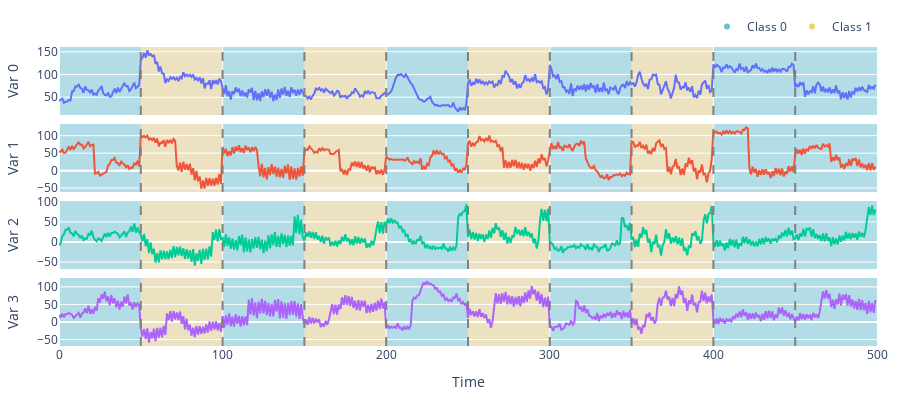

Here is the notebook cell this chart was saved with:
### Code cell
# Only the first 4 variables are plotted here since the whole dataset has 28
fig = plot_classification_dataset(
    datasets["FingerMovements"]["train"]["samples"][:10, :, :4].numpy(),
    datasets["FingerMovements"]["train"]["labels"][:10].numpy(),
)
fig

### Figure 1 — Plotly figure (JSON) as saved in the notebook; plotly's stock layout.template omitted (floating-point values rounded to 4 significant figures; data arrays with more than 128 entries replaced by an {"elided": "..."} marker saying what was removed)
{"data": [{"mode": "lines", "name": "Var 0", "showlegend": false, "type": "scatter", "x": {"elided": "500 int values"}, "xaxis": "x", "y": {"elided": "500 float values"}, "yaxis": "y"}, {"mode": "lines", "name": "Var 1", "showlegend": false, "type": "scatter", "x": {"elided": "500 int values"}, "xaxis": "x2", "y": {"elided": "500 float values"}, "yaxis": "y2"}, {"mode": "lines", "name": "Var 2", "showlegend": false, "type": "scatter", "x": {"elided": "500 int values"}, "xaxis": "x3", "y": {"elided": "500 float values"}, "yaxis": "y3"}, {"mode": "lines", "name": "Var 3", "showlegend": false, "type": "scatter", "x": {"elided": "500 int values"}, "xaxis": "x4", "y": {"elided": "500 float values"}, "yaxis": "y4"}, {"marker": {"color": "rgb(102, 197, 204)"}, "mode": "markers", "name": "Class 0", "showlegend": true, "type": "scatter", "x": [null], "y": [null]}, {"marker": {"color": "rgb(246, 207, 113)"}, "mode": "markers", "name": "Class 1", "showlegend": true, "type": "scatter", "x": [null], "y": [null]}], "layout": {"height": 400, "legend": {"orientation": "h", "x": 1, "xanchor": "right", "y": 1.02, "yanchor": "bottom"}, "margin": {"b": 30, "l": 15, "r": 15, "t": 30}, "shapes": [{"fillcolor": "rgb(102, 197, 204)", "layer": "below", "line": {"width": 0}, "name": "Class 0", "opacity": 0.4, "showlegend": false, "type": "rect", "x0": 0, "x1": 50, "xref": "x", "y0": 0, "y1": 1, "yref": "y domain"}, {"fillcolor": "rgb(102, 197, 204)", "layer": "below", "line": {"width": 0}, "name": "Class 0", "opacity": 0.4, "showlegend": false, "type": "rect", "x0": 0, "x1": 50, "xref": "x2", "y0": 0, "y1": 1, "yref": "y2 domain"}, {"fillcolor": "rgb(102, 197, 204)", "layer": "below", "line": {"width": 0}, "name": "Class 0", "opacity": 0.4, "showlegend": false, "type": "rect", "x0": 0, "x1": 50, "xref": "x3", "y0": 0, "y1": 1, "yref": "y3 domain"}, {"fillcolor": "rgb(102, 197, 204)", "layer": "below", "line": {"width": 0}, "name": "Class 0", "opacity": 0.4, "showlegend": false, "type": "rect", "x0": 0, "x1": 50, "xref": "x4", "y0": 0, "y1": 1, "yref": "y4 domain"}, {"fillcolor": "rgb(246, 207, 113)", "layer": "below", "line": {"width": 0}, "name": "Class 1", "opacity": 0.4, "showlegend": false, "type": "rect", "x0": 50, "x1": 100, "xref": "x", "y0": 0, "y1": 1, "yref": "y domain"}, {"fillcolor": "rgb(246, 207, 113)", "layer": "below", "line": {"width": 0}, "name": "Class 1", "opacity": 0.4, "showlegend": false, "type": "rect", "x0": 50, "x1": 100, "xref": "x2", "y0": 0, "y1": 1, "yref": "y2 domain"}, {"fillcolor": "rgb(246, 207, 113)", "layer": "below", "line": {"width": 0}, "name": "Class 1", "opacity": 0.4, "showlegend": false, "type": "rect", "x0": 50, "x1": 100, "xref": "x3", "y0": 0, "y1": 1, "yref": "y3 domain"}, {"fillcolor": "rgb(246, 207, 113)", "layer": "below", "line": {"width": 0}, "name": "Class 1", "opacity": 0.4, "showlegend": false, "type": "rect", "x0": 50, "x1": 100, "xref": "x4", "y0": 0, "y1": 1, "yref": "y4 domain"}, {"line": {"color": "gray", "dash": "dash"}, "type": "line", "x0": 50, "x1": 50, "xref": "x", "y0": 0, "y1": 1, "yref": "y domain"}, {"line": {"color": "gray", "dash": "dash"}, "type": "line", "x0": 50, "x1": 50, "xref": "x2", "y0": 0, "y1": 1, "yref": "y2 domain"}, {"line": {"color": "gray", "dash": "dash"}, "type": "line", "x0": 50, "x1": 50, "xref": "x3", "y0": 0, "y1": 1, "yref": "y3 domain"}, {"line": {"color": "gray", "dash": "dash"}, "type": "line", "x0": 50, "x1": 50, "xref": "x4", "y0": 0, "y1": 1, "yref": "y4 domain"}, {"fillcolor": "rgb(102, 197, 204)", "layer": "below", "line": {"width": 0}, "name": "Class 0", "opacity": 0.4, "showlegend": false, "type": "rect", "x0": 100, "x1": 150, "xref": "x", "y0": 0, "y1": 1, "yref": "y domain"}, {"fillcolor": "rgb(102, 197, 204)", "layer": "below", "line": {"width": 0}, "name": "Class 0", "opacity": 0.4, "showlegend": false, "type": "rect", "x0": 100, "x1": 150, "xref": "x2", "y0": 0, "y1": 1, "yref": "y2 domain"}, {"fillcolor": "rgb(102, 197, 204)", "layer": "below", "line": {"width": 0}, "name": "Class 0", "opacity": 0.4, "showlegend": false, "type": "rect", "x0": 100, "x1": 150, "xref": "x3", "y0": 0, "y1": 1, "yref": "y3 domain"}, {"fillcolor": "rgb(102, 197, 204)", "layer": "below", "line": {"width": 0}, "name": "Class 0", "opacity": 0.4, "showlegend": false, "type": "rect", "x0": 100, "x1": 150, "xref": "x4", "y0": 0, "y1": 1, "yref": "y4 domain"}, {"line": {"color": "gray", "dash": "dash"}, "type": "line", "x0": 100, "x1": 100, "xref": "x", "y0": 0, "y1": 1, "yref": "y domain"}, {"line": {"color": "gray", "dash": "dash"}, "type": "line", "x0": 100, "x1": 100, "xref": "x2", "y0": 0, "y1": 1, "yref": "y2 domain"}, {"line": {"color": "gray", "dash": "dash"}, "type": "line", "x0": 100, "x1": 100, "xref": "x3", "y0": 0, "y1": 1, "yref": "y3 domain"}, {"line": {"color": "gray", "dash": "dash"}, "type": "line", "x0": 100, "x1": 100, "xref": "x4", "y0": 0, "y1": 1, "yref": "y4 domain"}, {"fillcolor": "rgb(246, 207, 113)", "layer": "below", "line": {"width": 0}, "name": "Class 1", "opacity": 0.4, "showlegend": false, "type": "rect", "x0": 150, "x1": 200, "xref": "x", "y0": 0, "y1": 1, "yref": "y domain"}, {"fillcolor": "rgb(246, 207, 113)", "layer": "below", "line": {"width": 0}, "name": "Class 1", "opacity": 0.4, "showlegend": false, "type": "rect", "x0": 150, "x1": 200, "xref": "x2", "y0": 0, "y1": 1, "yref": "y2 domain"}, {"fillcolor": "rgb(246, 207, 113)", "layer": "below", "line": {"width": 0}, "name": "Class 1", "opacity": 0.4, "showlegend": false, "type": "rect", "x0": 150, "x1": 200, "xref": "x3", "y0": 0, "y1": 1, "yref": "y3 domain"}, {"fillcolor": "rgb(246, 207, 113)", "layer": "below", "line": {"width": 0}, "name": "Class 1", "opacity": 0.4, "showlegend": false, "type": "rect", "x0": 150, "x1": 200, "xref": "x4", "y0": 0, "y1": 1, "yref": "y4 domain"}, {"line": {"color": "gray", "dash": "dash"}, "type": "line", "x0": 150, "x1": 150, "xref": "x", "y0": 0, "y1": 1, "yref": "y domain"}, {"line": {"color": "gray", "dash": "dash"}, "type": "line", "x0": 150, "x1": 150, "xref": "x2", "y0": 0, "y1": 1, "yref": "y2 domain"}, {"line": {"color": "gray", "dash": "dash"}, "type": "line", "x0": 150, "x1": 150, "xref": "x3", "y0": 0, "y1": 1, "yref": "y3 domain"}, {"line": {"color": "gray", "dash": "dash"}, "type": "line", "x0": 150, "x1": 150, "xref": "x4", "y0": 0, "y1": 1, "yref": "y4 domain"}, {"fillcolor": "rgb(102, 197, 204)", "layer": "below", "line": {"width": 0}, "name": "Class 0", "opacity": 0.4, "showlegend": false, "type": "rect", "x0": 200, "x1": 250, "xref": "x", "y0": 0, "y1": 1, "yref": "y domain"}, {"fillcolor": "rgb(102, 197, 204)", "layer": "below", "line": {"width": 0}, "name": "Class 0", "opacity": 0.4, "showlegend": false, "type": "rect", "x0": 200, "x1": 250, "xref": "x2", "y0": 0, "y1": 1, "yref": "y2 domain"}, {"fillcolor": "rgb(102, 197, 204)", "layer": "below", "line": {"width": 0}, "name": "Class 0", "opacity": 0.4, "showlegend": false, "type": "rect", "x0": 200, "x1": 250, "xref": "x3", "y0": 0, "y1": 1, "yref": "y3 domain"}, {"fillcolor": "rgb(102, 197, 204)", "layer": "below", "line": {"width": 0}, "name": "Class 0", "opacity": 0.4, "showlegend": false, "type": "rect", "x0": 200, "x1": 250, "xref": "x4", "y0": 0, "y1": 1, "yref": "y4 domain"}, {"line": {"color": "gray", "dash": "dash"}, "type": "line", "x0": 200, "x1": 200, "xref": "x", "y0": 0, "y1": 1, "yref": "y domain"}, {"line": {"color": "gray", "dash": "dash"}, "type": "line", "x0": 200, "x1": 200, "xref": "x2", "y0": 0, "y1": 1, "yref": "y2 domain"}, {"line": {"color": "gray", "dash": "dash"}, "type": "line", "x0": 200, "x1": 200, "xref": "x3", "y0": 0, "y1": 1, "yref": "y3 domain"}, {"line": {"color": "gray", "dash": "dash"}, "type": "line", "x0": 200, "x1": 200, "xref": "x4", "y0": 0, "y1": 1, "yref": "y4 domain"}, {"fillcolor": "rgb(246, 207, 113)", "layer": "below", "line": {"width": 0}, "name": "Class 1", "opacity": 0.4, "showlegend": false, "type": "rect", "x0": 250, "x1": 300, "xref": "x", "y0": 0, "y1": 1, "yref": "y domain"}, {"fillcolor": "rgb(246, 207, 113)", "layer": "below", "line": {"width": 0}, "name": "Class 1", "opacity": 0.4, "showlegend": false, "type": "rect", "x0": 250, "x1": 300, "xref": "x2", "y0": 0, "y1": 1, "yref": "y2 domain"}, {"fillcolor": "rgb(246, 207, 113)", "layer": "below", "line": {"width": 0}, "name": "Class 1", "opacity": 0.4, "showlegend": false, "type": "rect", "x0": 250, "x1": 300, "xref": "x3", "y0": 0, "y1": 1, "yref": "y3 domain"}, {"fillcolor": "rgb(246, 207, 113)", "layer": "below", "line": {"width": 0}, "name": "Class 1", "opacity": 0.4, "showlegend": false, "type": "rect", "x0": 250, "x1": 300, "xref": "x4", "y0": 0, "y1": 1, "yref": "y4 domain"}, {"line": {"color": "gray", "dash": "dash"}, "type": "line", "x0": 250, "x1": 250, "xref": "x", "y0": 0, "y1": 1, "yref": "y domain"}, {"line": {"color": "gray", "dash": "dash"}, "type": "line", "x0": 250, "x1": 250, "xref": "x2", "y0": 0, "y1": 1, "yref": "y2 domain"}, {"line": {"color": "gray", "dash": "dash"}, "type": "line", "x0": 250, "x1": 250, "xref": "x3", "y0": 0, "y1": 1, "yref": "y3 domain"}, {"line": {"color": "gray", "dash": "dash"}, "type": "line", "x0": 250, "x1": 250, "xref": "x4", "y0": 0, "y1": 1, "yref": "y4 domain"}, {"fillcolor": "rgb(102, 197, 204)", "layer": "below", "line": {"width": 0}, "name": "Class 0", "opacity": 0.4, "showlegend": false, "type": "rect", "x0": 300, "x1": 350, "xref": "x", "y0": 0, "y1": 1, "yref": "y domain"}, {"fillcolor": "rgb(102, 197, 204)", "layer": "below", "line": {"width": 0}, "name": "Class 0", "opacity": 0.4, "showlegend": false, "type": "rect", "x0": 300, "x1": 350, "xref": "x2", "y0": 0, "y1": 1, "yref": "y2 domain"}, {"fillcolor": "rgb(102, 197, 204)", "layer": "below", "line": {"width": 0}, "name": "Class 0", "opacity": 0.4, "showlegend": false, "type": "rect", "x0": 300, "x1": 350, "xref": "x3", "y0": 0, "y1": 1, "yref": "y3 domain"}, {"fillcolor": "rgb(102, 197, 204)", "layer": "below", "line": {"width": 0}, "name": "Class 0", "opacity": 0.4, "showlegend": false, "type": "rect", "x0": 300, "x1": 350, "xref": "x4", "y0": 0, "y1": 1, "yref": "y4 domain"}, {"line": {"color": "gray", "dash": "dash"}, "type": "line", "x0": 300, "x1": 300, "xref": "x", "y0": 0, "y1": 1, "yref": "y domain"}, {"line": {"color": "gray", "dash": "dash"}, "type": "line", "x0": 300, "x1": 300, "xref": "x2", "y0": 0, "y1": 1, "yref": "y2 domain"}, {"line": {"color": "gray", "dash": "dash"}, "type": "line", "x0": 300, "x1": 300, "xref": "x3", "y0": 0, "y1": 1, "yref": "y3 domain"}, {"line": {"color": "gray", "dash": "dash"}, "type": "line", "x0": 300, "x1": 300, "xref": "x4", "y0": 0, "y1": 1, "yref": "y4 domain"}, {"fillcolor": "rgb(246, 207, 113)", "layer": "below", "line": {"width": 0}, "name": "Class 1", "opacity": 0.4, "showlegend": false, "type": "rect", "x0": 350, "x1": 400, "xref": "x", "y0": 0, "y1": 1, "yref": "y domain"}, {"fillcolor": "rgb(246, 207, 113)", "layer": "below", "line": {"width": 0}, "name": "Class 1", "opacity": 0.4, "showlegend": false, "type": "rect", "x0": 350, "x1": 400, "xref": "x2", "y0": 0, "y1": 1, "yref": "y2 domain"}, {"fillcolor": "rgb(246, 207, 113)", "layer": "below", "line": {"width": 0}, "name": "Class 1", "opacity": 0.4, "showlegend": false, "type": "rect", "x0": 350, "x1": 400, "xref": "x3", "y0": 0, "y1": 1, "yref": "y3 domain"}, {"fillcolor": "rgb(246, 207, 113)", "layer": "below", "line": {"width": 0}, "name": "Class 1", "opacity": 0.4, "showlegend": false, "type": "rect", "x0": 350, "x1": 400, "xref": "x4", "y0": 0, "y1": 1, "yref": "y4 domain"}, {"line": {"color": "gray", "dash": "dash"}, "type": "line", "x0": 350, "x1": 350, "xref": "x", "y0": 0, "y1": 1, "yref": "y domain"}, {"line": {"color": "gray", "dash": "dash"}, "type": "line", "x0": 350, "x1": 350, "xref": "x2", "y0": 0, "y1": 1, "yref": "y2 domain"}, {"line": {"color": "gray", "dash": "dash"}, "type": "line", "x0": 350, "x1": 350, "xref": "x3", "y0": 0, "y1": 1, "yref": "y3 domain"}, {"line": {"color": "gray", "dash": "dash"}, "type": "line", "x0": 350, "x1": 350, "xref": "x4", "y0": 0, "y1": 1, "yref": "y4 domain"}, {"fillcolor": "rgb(102, 197, 204)", "layer": "below", "line": {"width": 0}, "name": "Class 0", "opacity": 0.4, "showlegend": false, "type": "rect", "x0": 400, "x1": 450, "xref": "x", "y0": 0, "y1": 1, "yref": "y domain"}, {"fillcolor": "rgb(102, 197, 204)", "layer": "below", "line": {"width": 0}, "name": "Class 0", "opacity": 0.4, "showlegend": false, "type": "rect", "x0": 400, "x1": 450, "xref": "x2", "y0": 0, "y1": 1, "yref": "y2 domain"}, {"fillcolor": "rgb(102, 197, 204)", "layer": "below", "line": {"width": 0}, "name": "Class 0", "opacity": 0.4, "showlegend": false, "type": "rect", "x0": 400, "x1": 450, "xref": "x3", "y0": 0, "y1": 1, "yref": "y3 domain"}, {"fillcolor": "rgb(102, 197, 204)", "layer": "below", "line": {"width": 0}, "name": "Class 0", "opacity": 0.4, "showlegend": false, "type": "rect", "x0": 400, "x1": 450, "xref": "x4", "y0": 0, "y1": 1, "yref": "y4 domain"}, {"line": {"color": "gray", "dash": "dash"}, "type": "line", "x0": 400, "x1": 400, "xref": "x", "y0": 0, "y1": 1, "yref": "y domain"}, {"line": {"color": "gray", "dash": "dash"}, "type": "line", "x0": 400, "x1": 400, "xref": "x2", "y0": 0, "y1": 1, "yref": "y2 domain"}, {"line": {"color": "gray", "dash": "dash"}, "type": "line", "x0": 400, "x1": 400, "xref": "x3", "y0": 0, "y1": 1, "yref": "y3 domain"}, {"line": {"color": "gray", "dash": "dash"}, "type": "line", "x0": 400, "x1": 400, "xref": "x4", "y0": 0, "y1": 1, "yref": "y4 domain"}, {"fillcolor": "rgb(102, 197, 204)", "layer": "below", "line": {"width": 0}, "name": "Class 0", "opacity": 0.4, "showlegend": false, "type": "rect", "x0": 450, "x1": 500, "xref": "x", "y0": 0, "y1": 1, "yref": "y domain"}, {"fillcolor": "rgb(102, 197, 204)", "layer": "below", "line": {"width": 0}, "name": "Class 0", "opacity": 0.4, "showlegend": false, "type": "rect", "x0": 450, "x1": 500, "xref": "x2", "y0": 0, "y1": 1, "yref": "y2 domain"}, {"fillcolor": "rgb(102, 197, 204)", "layer": "below", "line": {"width": 0}, "name": "Class 0", "opacity": 0.4, "showlegend": false, "type": "rect", "x0": 450, "x1": 500, "xref": "x3", "y0": 0, "y1": 1, "yref": "y3 domain"}, {"fillcolor": "rgb(102, 197, 204)", "layer": "below", "line": {"width": 0}, "name": "Class 0", "opacity": 0.4, "showlegend": false, "type": "rect", "x0": 450, "x1": 500, "xref": "x4", "y0": 0, "y1": 1, "yref": "y4 domain"}, {"line": {"color": "gray", "dash": "dash"}, "type": "line", "x0": 450, "x1": 450, "xref": "x", "y0": 0, "y1": 1, "yref": "y domain"}, {"line": {"color": "gray", "dash": "dash"}, "type": "line", "x0": 450, "x1": 450, "xref": "x2", "y0": 0, "y1": 1, "yref": "y2 domain"}, {"line": {"color": "gray", "dash": "dash"}, "type": "line", "x0": 450, "x1": 450, "xref": "x3", "y0": 0, "y1": 1, "yref": "y3 domain"}, {"line": {"color": "gray", "dash": "dash"}, "type": "line", "x0": 450, "x1": 450, "xref": "x4", "y0": 0, "y1": 1, "yref": "y4 domain"}], "showlegend": true, "xaxis": {"anchor": "y", "domain": [0, 1], "matches": "x4", "showticklabels": false}, "xaxis2": {"anchor": "y2", "domain": [0, 1], "matches": "x4", "showticklabels": false}, "xaxis3": {"anchor": "y3", "domain": [0, 1], "matches": "x4", "showticklabels": false}, "xaxis4": {"anchor": "y4", "domain": [0, 1], "title": {"text": "Time"}}, "yaxis": {"anchor": "x", "domain": [0.7725, 1], "title": {"text": "Var 0"}}, "yaxis2": {"anchor": "x2", "domain": [0.515, 0.7425], "title": {"text": "Var 1"}}, "yaxis3": {"anchor": "x3", "domain": [0.2575, 0.485], "title": {"text": "Var 2"}}, "yaxis4": {"anchor": "x4", "domain": [0, 0.2275], "title": {"text": "Var 3"}}}}
